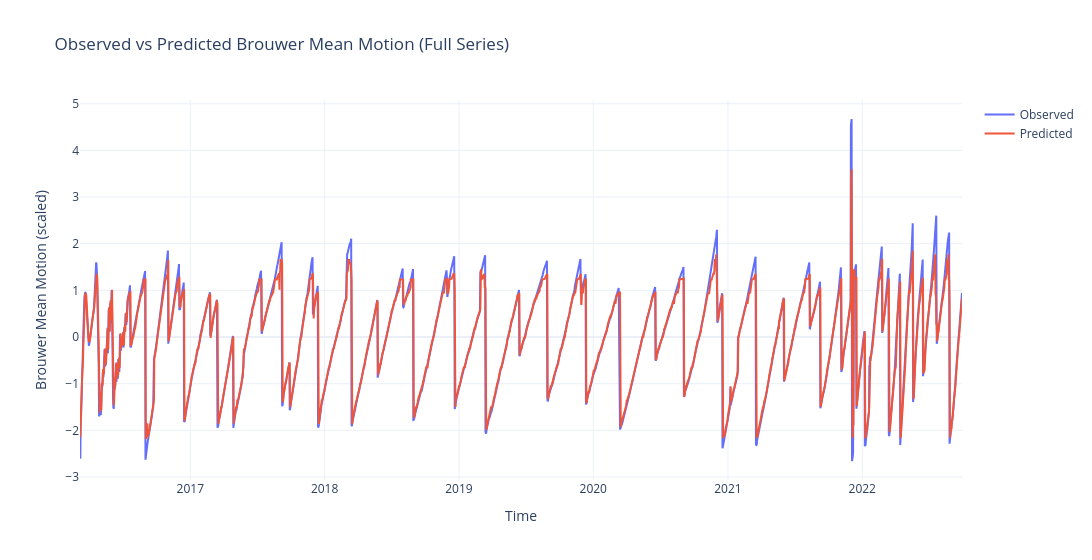

Notebook cell for this chart:
### Markdown cell above
###  Plot Observed vs Predicted (Full Time Range)

### Code cell
import plotly.graph_objects as go

fig = go.Figure()

fig.add_trace(go.Scatter(
    x=df_result.index,
    y=df_result["Brouwer mean motion"],
    mode='lines',
    name='Observed'
))

fig.add_trace(go.Scatter(
    x=df_result.index,
    y=df_result["predicted"],
    mode='lines',
    name='Predicted'
))

fig.update_layout(
    title='Observed vs Predicted Brouwer Mean Motion (Full Series)',
    xaxis_title='Time',
    yaxis_title='Brouwer Mean Motion (scaled)',
    template='plotly_white',
    width=1200
)

fig.show()

### Figure 1 — Plotly figure (JSON) as saved in the notebook; plotly's stock layout.template omitted (floating-point values rounded to 4 significant figures; data arrays with more than 128 entries replaced by an {"elided": "..."} marker saying what was removed)
{"data": [{"mode": "lines", "name": "Observed", "type": "scatter", "x": {"elided": "2382 str values"}, "y": {"elided": "2382 float values"}}, {"mode": "lines", "name": "Predicted", "type": "scatter", "x": {"elided": "2382 str values"}, "y": {"elided": "2382 float values"}}], "layout": {"title": {"text": "Observed vs Predicted Brouwer Mean Motion (Full Series)"}, "width": 1200, "xaxis": {"title": {"text": "Time"}}, "yaxis": {"title": {"text": "Brouwer Mean Motion (scaled)"}}}}
